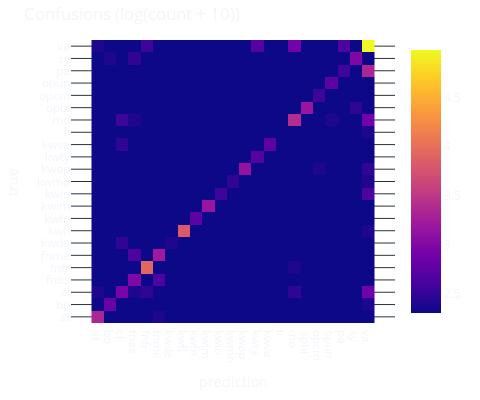

The notebook cell this image was saved under:
### Markdown cell above
### eval only on non-det

### Code cell
pred_tags = []
true_tags = []

for pred, true_t, det in zip(
    predictions, val_tag_true_idx, val_tag_det_idx, strict=True
):
    for p, t, d in zip(pred, true_t, det):
        if tag_vocab[d] == "uk":
            tp = tag_vocab[p.item()]
            tt = tag_vocab[t]
            true_tags.append(tt)
            pred_tags.append(tp)
print(len(pred_tags), len(true_tags))

labels_left = sorted(set(pred_tags + true_tags))

acc = metrics.accuracy_score(true_tags, pred_tags)
print("accuracy", acc)
f1_macro = metrics.f1_score(true_tags, pred_tags, average="macro")
print("F1_macro", f1_macro)

confmat = metrics.confusion_matrix(true_tags, pred_tags, labels=labels_left)

dtplot.heatmap(
    confmat,
    labels_left,
    log_scale=True,
    pseudo_count=10,
    size=400,
).update_layout(title="Confusions (log(count + 10))").show()

### Figure 1 — Plotly figure (JSON) as saved in the notebook; plotly's stock layout.template omitted (floating-point values rounded to 4 significant figures; data arrays with more than 128 entries replaced by an {"elided": "..."} marker saying what was removed)
{"data": [{"text": {"elided": "23x23 int values"}, "type": "heatmap", "x": ["at", "bo", "cl", "fnas", "fnfr", "fnme", "kwde", "kwfl", "kwfn", "kwim", "kwio", "kwmo", "kwop", "kwty", "kwva", "li", "mo", "opbi", "opcm", "opun", "pa", "sy", "va"], "y": ["at", "bo", "cl", "fnas", "fnfr", "fnme", "kwde", "kwfl", "kwfn", "kwim", "kwio", "kwmo", "kwop", "kwty", "kwva", "li", "mo", "opbi", "opcm", "opun", "pa", "sy", "va"], "z": {"elided": "23x23 float values"}}], "layout": {"height": 400, "title": {"text": "Confusions (log(count + 10))"}, "width": 480, "xaxis": {"dtick": 1, "title": {"text": "prediction"}, "type": "category"}, "yaxis": {"dtick": 1, "scaleanchor": "x", "title": {"text": "true"}, "type": "category"}}}
